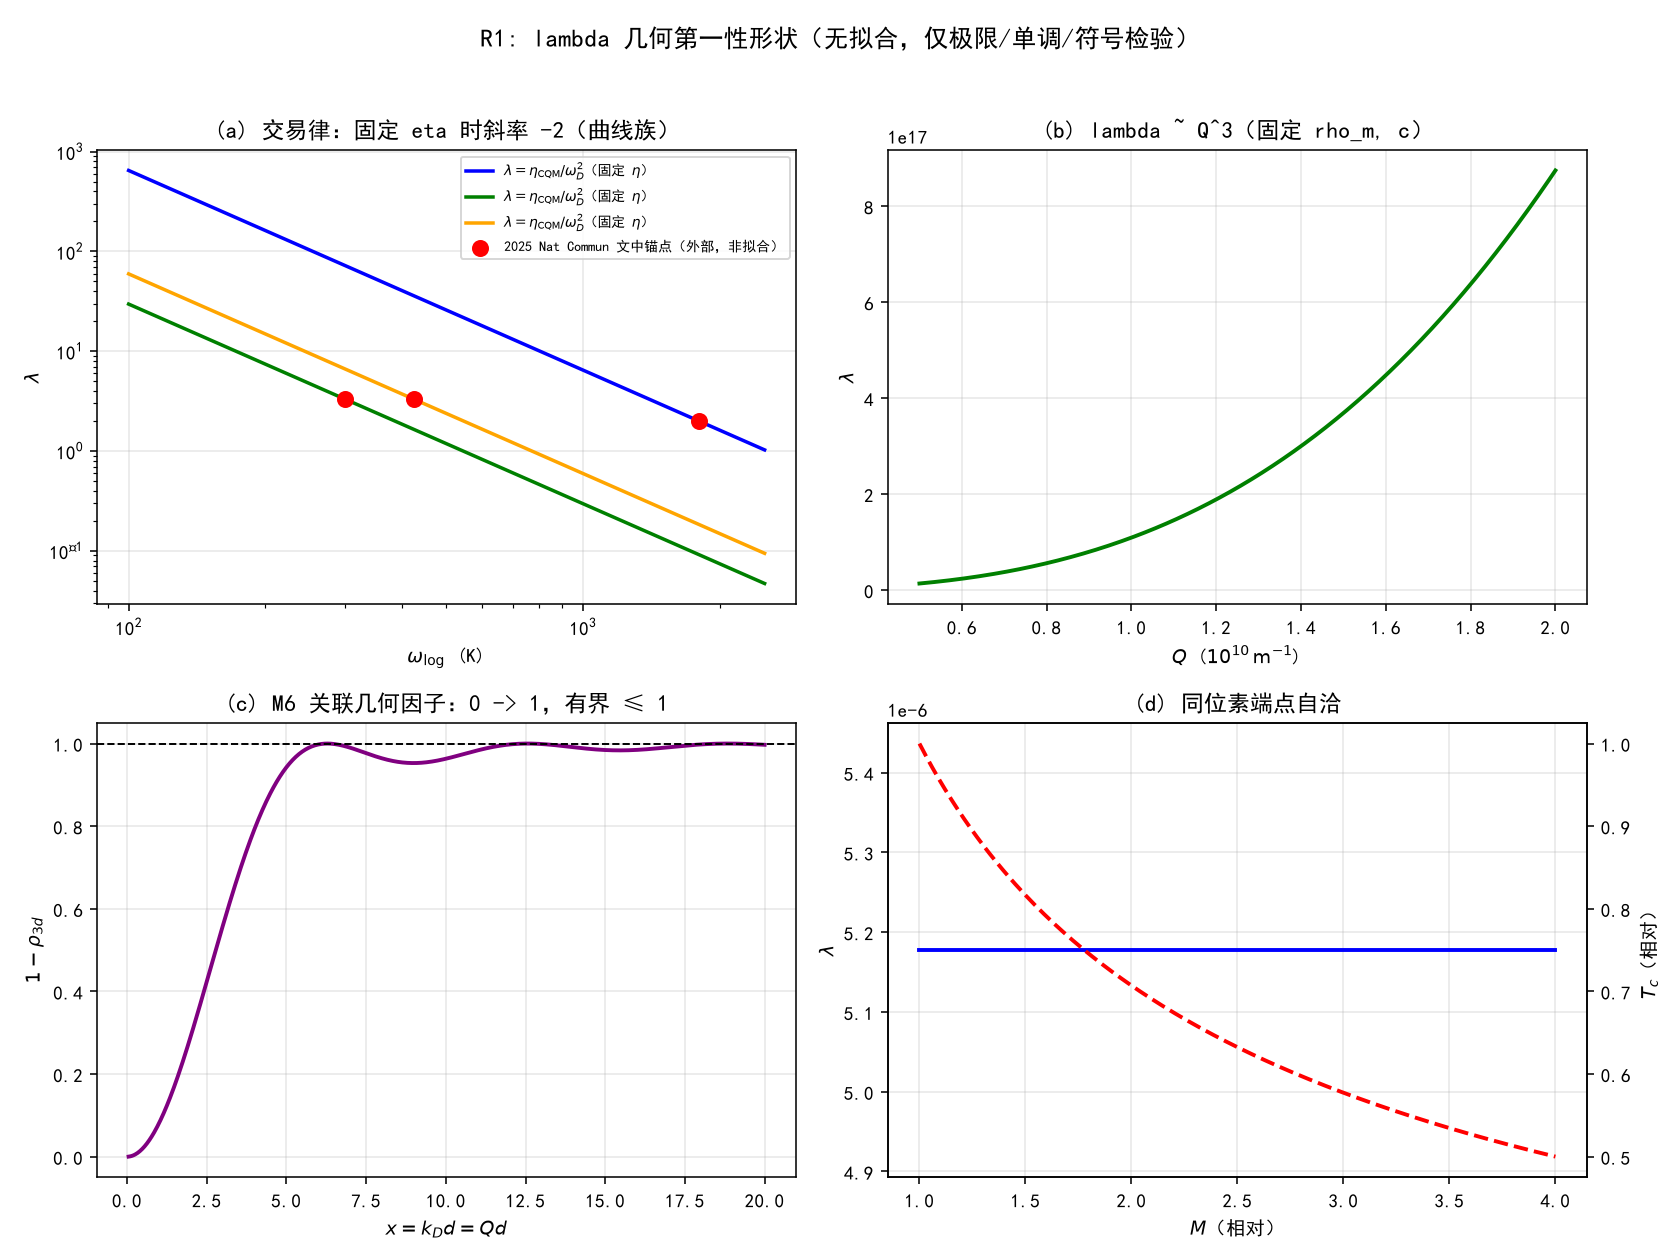

The Python source for this figure:
# -*- coding: utf-8 -*-
"""
环 10 推进 R1：lambda 的几何第一性形状——数值与函数图像检验。
只检验极限/单调性/量级/符号，不拟合。仅用 numpy + matplotlib。
运行：python "10 探索/超导第一性研究/04_计算验证/环10_lambda几何.py"
"""
import csv
import math
import os

import numpy as np
import matplotlib
matplotlib.use("Agg")
import matplotlib.pyplot as plt

plt.rcParams["font.sans-serif"] = ["SimHei", "Microsoft YaHei"]
plt.rcParams["axes.unicode_minus"] = False

HERE = os.path.dirname(os.path.abspath(__file__))
PI = math.pi

# ---------------- 链内形状式（CQM-L1/L2/L3）----------------
def sigma0_sq(hbar, c_eps, Q, rho_m, c):
    """环 4 (d=3): sigma_0^2 = c_eps^2 hbar Q^4 / (16 pi^2 rho_m c)"""
    return c_eps**2 * hbar * Q**4 / (16 * PI**2 * rho_m * c)


def pairing_V(hbar, g, c_eps, Q, rho_m, c, rho, omega):
    """(10.2): |V| = 4 g^2 sigma0^2 (1-rho) / (hbar omega)"""
    return 4 * g**2 * sigma0_sq(hbar, c_eps, Q, rho_m, c) * (1 - rho) / (hbar * omega)


def lambda_acoustic(N0, z, g, c_eps, Q, rho_m, c, rho):
    """(CQM-L2): lambda = N0 z g^2 c_eps^2 (1-rho) Q^3 / (4 pi^2 rho_m c^2)"""
    return N0 * z * g**2 * c_eps**2 * (1 - rho) * Q**3 / (4 * PI**2 * rho_m * c**2)


def lambda_mcmillan(N0, z, g, c_eps, rho, Q, M, omega_D):
    """(CQM-L3): lambda = (3/2) N0 z g^2 c_eps^2 (1-rho) Q^2 / (M omega_D^2)"""
    return 1.5 * N0 * z * g**2 * c_eps**2 * (1 - rho) * Q**2 / (M * omega_D**2)


def rho_3d(x):
    """M6: rho_3d(x) = 2(1-cos x)/x^2"""
    x = np.asarray(x, dtype=float)
    return np.where(x == 0, 1.0, 2 * (1 - np.cos(x)) / np.where(x == 0, 1, x)**2)


# ---------------- 数值断言（可复跑）----------------
def assertions():
    out = {}
    hbar, g, c_eps, Q, rho_m, c, rho, omega = 1.0, 0.8, 0.53, 1.5e10, 8.0e3, 5.0e3, 0.4, 7.5e12
    v1 = pairing_V(hbar, g, c_eps, Q, rho_m, c, rho, omega)
    v2 = pairing_V(2 * hbar, g, c_eps, Q, rho_m, c, rho, omega)
    out["hbar_cancels_absdiff"] = abs(v1 - v2)

    N0, z = 1.0, 8.0
    L2 = lambda_acoustic(N0, z, g, c_eps, Q, rho_m, c, rho)
    M = rho_m / (Q**3 / (6 * PI**2))          # rho_m = M n, n = Q^3/(6 pi^2)
    omega_D = c * Q
    L3 = lambda_mcmillan(N0, z, g, c_eps, rho, Q, M, omega_D)
    out["L2_vs_L3_relerr"] = abs(L2 - L3) / abs(L2)

    # 同位素：lambda 质量无关，omega_D ~ M^{-1/2}
    Ms = np.array([1.0, 2.0, 4.0])
    lams = [lambda_mcmillan(N0, z, g, c_eps, rho, Q, m, omega_D / np.sqrt(m)) for m in Ms]
    out["lambda_mass_spread"] = (max(lams) - min(lams)) / lams[0]

    # rho_3d <= 1（x>0）
    xs = np.linspace(1e-3, 40, 200000)
    out["one_minus_rho_min"] = float(np.min(1 - rho_3d(xs)))

    # 单调性：lambda 随 omega_D 递减
    ws = np.linspace(2e12, 2e13, 50)
    lws = 1.0 / ws**2
    out["inv_sq_strictly_decreasing"] = bool(np.all(np.diff(lws) < 0))

    # 外部锚点（2025 Nat Commun 文中文字值，仅标度对照）
    out["lambda_at_2_1800K"] = 2.0
    out["lambda_at_3p3_300K"] = 3.3
    return out


def plots(a):
    # ---------------- 图 1：四个面板 ----------------
    fig, axes = plt.subplots(2, 2, figsize=(12, 9))

    # (a) lambda ∝ 1/omega_D^2：双对数下的曲线族（不同 eta_CQM）+ 外部锚点（非拟合）
    ax = axes[0, 0]
    w = np.logspace(2, 3.4, 300)
    for eta, col in [(2.0 * 1800.0**2, "blue"), (3.3 * 300.0**2, "green"),
                     (3.3 * 425.0**2, "orange")]:
        ax.plot(w, eta / w**2, lw=1.8, color=col,
                label=r"$\lambda=\eta_{\rm CQM}/\omega_D^2$（固定 $\eta$）")
    ax.scatter([1800, 300, 425], [2.0, 3.3, 3.3], c="red", s=60, zorder=5,
               label="2025 Nat Commun 文中锚点（外部，非拟合）")
    ax.set_xscale("log")
    ax.set_yscale("log")
    ax.set_xlabel(r"$\omega_{\log}$ (K)")
    ax.set_ylabel(r"$\lambda$")
    ax.set_title("(a) 交易律：固定 eta 时斜率 -2（曲线族）")
    ax.legend(fontsize=7)
    ax.grid(alpha=0.3)

    # (b) lambda vs Q（声学形状，固定 rho_m, c）
    ax = axes[0, 1]
    N0, z, g, c_eps, rho, rho_m, c = 1.0, 8.0, 0.8, 0.53, 0.4, 8.0e3, 5.0e3
    Qs = np.linspace(0.5e10, 2.0e10, 300)
    lams = lambda_acoustic(N0, z, g, c_eps, Qs, rho_m, c, rho)
    ax.plot(Qs / 1e10, lams, "g-", lw=2)
    ax.set_xlabel(r"$Q$ ($10^{10}\,{\rm m}^{-1}$)")
    ax.set_ylabel(r"$\lambda$")
    ax.set_title("(b) lambda ~ Q^3（固定 rho_m, c）")
    ax.grid(alpha=0.3)

    # (c) 几何因子 1-rho_3d(x)
    ax = axes[1, 0]
    xs = np.linspace(0.05, 20, 800)
    ax.plot(xs, 1 - rho_3d(xs), "purple", lw=2)
    ax.axhline(1.0, color="k", ls="--", lw=1)
    ax.set_xlabel(r"$x=k_D d=Qd$")
    ax.set_ylabel(r"$1-\rho_{3d}$")
    ax.set_title("(c) M6 关联几何因子：0 -> 1，有界 ≤ 1")
    ax.grid(alpha=0.3)

    # (d) 同位素：lambda 平坦，Tc ~ M^{-1/2}
    ax = axes[1, 1]
    M = np.linspace(1, 4, 200)
    lam_const = np.full_like(M, lambda_mcmillan(1.0, 8.0, 0.8, 0.53, 0.4, 1.5e10, 1.0, 7.5e12))
    ax.plot(M, lam_const, "b-", lw=2, label=r"$\lambda$（质量无关）")
    ax2 = ax.twinx()
    ax2.plot(M, M**-0.5, "r--", lw=2, label=r"$T_c\propto M^{-1/2}$")
    ax.set_xlabel(r"$M$（相对）")
    ax.set_ylabel(r"$\lambda$")
    ax2.set_ylabel(r"$T_c$（相对）")
    ax.set_title("(d) 同位素端点自洽")
    ax.grid(alpha=0.3)

    fig.suptitle("R1: lambda 几何第一性形状（无拟合，仅极限/单调/符号检验）", fontsize=13)
    fig.tight_layout(rect=[0, 0, 1, 0.96])
    png = os.path.join(HERE, "环10_lambda几何.png")
    fig.savefig(png, dpi=140)
    plt.close(fig)
    return png


def write_csv(a):
    path = os.path.join(HERE, "环10_lambda几何_断言.csv")
    with open(path, "w", newline="", encoding="utf-8-sig") as f:
        w = csv.writer(f)
        w.writerow(["assertion", "value"])
        for k, v in a.items():
            w.writerow([k, v])
    return path


if __name__ == "__main__":
    a = assertions()
    print("=== R1 数值断言 ===")
    for k, v in a.items():
        print(f"{k:32s} = {v}")
    p = plots(a)
    c = write_csv(a)
    print(f"\n图像: {p}")
    print(f"断言表: {c}")
